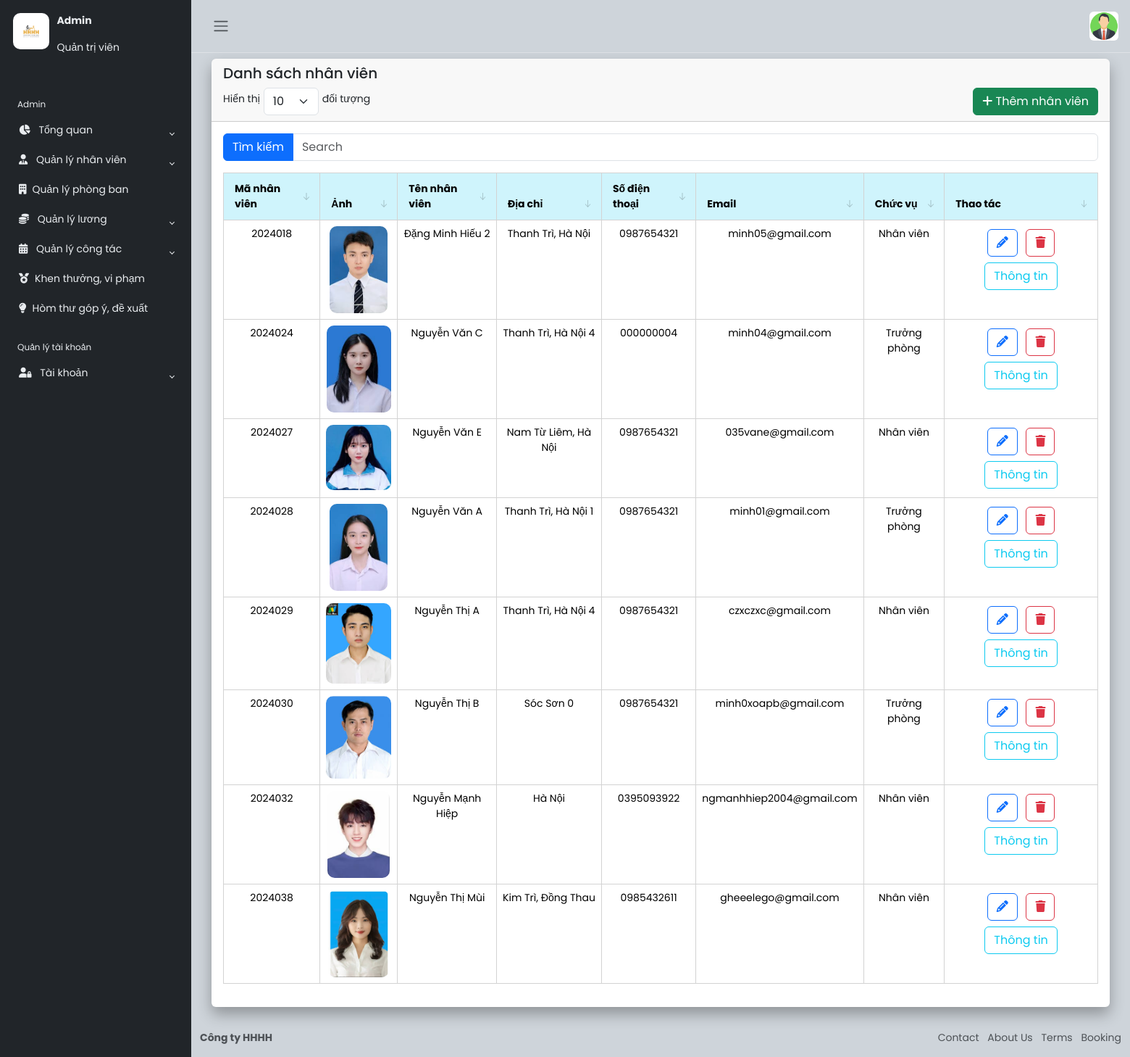
Screenshot of /TongQuan/dsnhanvien.php (signed in) with the database file from the repository.
### tables this page shows
CREATE TABLE `nhanvien` (
  `MANV` int(11) NOT NULL,
  `TENNV` varchar(50) NOT NULL,
  `GIOITINH` varchar(5) NOT NULL,
  `NGAYSINH` varchar(15) NOT NULL,
  `DIACHI` varchar(255) NOT NULL,
  `SDT` varchar(255) NOT NULL,
  `EMAIL` varchar(100) NOT NULL,
  `NGAYVAOLAM` varchar(15) NOT NULL,
  `MAPHONGBAN` int(11) DEFAULT NULL,
  `CMND` varchar(200) NOT NULL,
  `BANGCAP` varchar(45) NOT NULL,
  `QUYENHAN` varchar(45) DEFAULT NULL,
  `TENTAIKHOAN` varchar(45) DEFAULT NULL,
  `MATKHAU` longtext DEFAULT NULL,
  `BACLUONG` varchar(60) DEFAULT NULL,
  `MAHOPDONG` int(11) DEFAULT NULL,
  `CHUCVU` varchar(45) DEFAULT NULL,
  `ANHNV` varchar(255) NOT NULL DEFAULT 'profile.jpg'
);

### TongQuan/dsnhanvien.php (the view, shortened to what this page needs)
<?php include('../menu.php'); ?>
<main class="content">
  <div class="container-fluid">
    <div class="row">
      <div class="col-12 d-flex">
        <div class="card border-0">
          <div class="card-header">
            <h5 class="card-title">Danh sách nhân viên</h5>
            <div class="d-flex justify-content-between">
              <div class="entries-select">
                <label for="entriesSelect" class="form-label">Hiển thị</label>
                <select id="entriesSelect" class="form-select" style="width: auto; ">
                  <option value="10">10</option>
                </select>
                <label for="entriesSelect" class="form-label">đối tượng</label>
              </div>
              <div class="d-flex align-items-center">
                <button type="button" class="btn btn-success" data-bs-toggle="modal" data-bs-target="#myModal"><i
                    class="fa fa-plus" aria-hidden="true"></i>
                  Thêm nhân viên
                </button>
              </div>
            </div>
          </div>
          <div class="card-body flex-column">
            <action-table>
              <div>
                <action-table-filters>
                  <div class="flex flex-col">
                    <div>
                      <div class="input-group mb-3 col-5">
                        <button class="btn btn-primary" type="button" id="button-addon1">Tìm kiếm</button>
                        <input class="form-control " aria-describedby="basic-addon1" id="action-table-search"
                          name="action-table" type="search" placeholder="Search">
                      </div>
                    </div>
                  </div>
                </action-table-filters>
              </div>
              <table class="table text-center table-hover">
                <thead class="table-info" style="top: 0; position: sticky;">
                  <tr>
                    <th>Mã nhân viên</th>
                    <th>Ảnh</th>
                    <th>Tên nhân viên</th>
                    <th>Địa chỉ</th>
                    <th>Số điện thoại</th>
                    <th>Email</th>
                    <th>Chức vụ</th>
                    <th>Thao tác</th>
                  </tr>
                </thead>
                <tbody>
                  <?php
                  require_once '../connect.php';
                  $stmt = $conn->prepare("SELECT * FROM NHANVIEN WHERE CHUCVU NOT LIKE 'admin'");
                  $stmt->execute();
                  foreach ($stmt->fetchAll() as $r) {
                    ?>
                    <tr>
                      <td><?php echo $r['MANV']; ?> </td>
                      <td><img src="../image/<?php echo $r['ANHNV']; ?>" alt="loi" style="max-width: 90px; max-height: 120px; object-fit: cover; border-radius: 10px"></td>
                      <td><?php echo $r['TENNV']; ?></td>
                      <td><?php echo $r['DIACHI']; ?></td>
                      <td><?php echo $r['SDT']; ?></td>
                      <td><?php echo $r['EMAIL']; ?></td>
                      <td><?php echo $r['CHUCVU']; ?></td>
                      <td><a href="suanhanvien.php?xid=<?php echo $r['MANV']; ?>" class="btn btn-outline-primary m-1"><i
                            class="fa fa-solid fa-pencil" aria-hidden="true"></i>
                        </a>
                        <a onclick="return confirm('Xác nhận xóa');" href="xoanhanvien.php?xid=<?php echo $r['MANV']; ?>"
                          class="btn btn-outline-danger m-1"><i class="fa-solid fa-trash" aria-hidden="true"></i>
                        </a>
                        <a href="xemthongtin.php?xid=<?php echo $r['MANV']; ?> " class="btn btn-outline-info m-1">Thông
                          tin</a>
                      </td>
                    </tr>
                    <?php
                  }
                  ?>
                </tbody>
              </table>
            </action-table>
          </div>
        </div>
      </div>
    </div>
  </div>
</main>
<?php include('../footer.php'); ?>

### menu.php (shortened to what this page needs)
<?php
$timestamp = time();
?>
<!DOCTYPE html>
<html lang="en" data-bs-theme="light">
<head>
  <link rel="stylesheet" href="https://cdn.jsdelivr.net/npm/bootstrap@5.3.3/dist/css/bootstrap.min.css"
 />
  <link rel="stylesheet" href="https://cdnjs.cloudflare.com/ajax/libs/font-awesome/6.7.1/css/all.min.css"
 />
      <link rel="stylesheet" href="../table/action-table.css">
  <link rel="stylesheet" href="../css/style.css?<?php echo $timestamp?>" />
  <link rel="stylesheet" href="../css/index.css?<?php echo $timestamp?>" />
  <link rel="stylesheet" href="../css/toast.css?<?php echo $timestamp?>" />
</head>
<div class="wrapper">
  <aside id="sidebar" class="js-sidebar">
    <div class="h-100 fixed-element">
      <div class="sidebar-logo">
        <a href=""><img src="../image/logoHHH.jpg" alt="Lối"
            style="height: 50px; width: 50px; border-radius: 10px" /></a>
        <div>
          <p><b>Admin</b></p>
          <p>Quản trị viên</p>
        </div>
      </div>
      <ul class="sidebar-nav">
        <li class="sidebar-header">Admin</li>
        <li class="sidebar-item">
          <a href="#" class="sidebar-link collapsed" data-bs-target="#pages" data-bs-toggle="collapse"
            aria-expanded="false"><i class="fa-solid fa-chart-pie pe-2"></i>
            Tổng quan
          </a>
        </li>
        <li class="sidebar-item">
          <a href="#" class="sidebar-link collapsed" data-bs-target="#dsnv" data-bs-toggle="collapse"
            aria-expanded="false"><i class="fa-solid fa-user-tie pe-2"></i>
            Quản lý nhân viên
          </a>
        </li>
        <li class="sidebar-item">
          <a href="../QLPBan/qlphongban.php" class="sidebar-link collapsed">
            <i class="fa-solid fa-building pe-2"></i>Quản lý phòng ban</a>
        </li>
        <li class="sidebar-item">
          <a href="#" class="sidebar-link collapsed" data-bs-target="#luong" data-bs-toggle="collapse"
            aria-expanded="false"><i class="fa-solid fa-coins pe-2"></i>
            Quản lý lương
          </a>
        </li>
        <li class="sidebar-item">
          <a href="#" class="sidebar-link collapsed" data-bs-target="#congtac" data-bs-toggle="collapse"
            aria-expanded="false"><i class="fa-solid fa-calendar-days pe-2"></i>
            Quản lý công tác
          </a>
        </li>
        <li class="sidebar-item">
          <a href="../Danhgia/danhgia.php" class="sidebar-link collapsed">
            <i class="fa-solid fa-medal pe-2"></i>Khen thưởng, vi phạm</a>
        </li>
        <li class="sidebar-item">
          <a href="../Gopy/gopy.php" class="sidebar-link collapsed">
          <i class="fa-solid fa-lightbulb pe-2"></i>Hòm thư góp ý, đề xuất</a>
        </li>
        <li class="sidebar-header">Quản lý tài khoản</li>
        <li class="sidebar-item">
          <a href="#" class="sidebar-link collapsed" data-bs-target="#auth" data-bs-toggle="collapse"
            aria-expanded="false"><i class="fa-solid fa-user-lock pe-2"></i>
            Tài khoản
          </a>
        </li>
      </ul>
    </div>
  </aside>
  <div class="main">
    <nav class="navbar navbar-expand px-3 border-bottom">
      <button class="btn" id="sidebar-toggle" type="button">
        <span class="navbar-toggler-icon"></span>
      </button>
      <div class="navbar-collapse navbar">
        <ul class="navbar-nav">
          <li class="nav-item dropdown">
            <a href="#" data-bs-toggle="dropdown" class="nav-icon pe-md-0">
              <img src="../image/usernam.jpg" class="avatar img-fluid rounded" alt="" />
            </a>
          </li>
        </ul>
      </div>
    </nav>
    <main class="content px-3 py-2">

### footer.php (shortened to what this page needs)
</main>
<footer class="footer">
    <div class="container-fluid">
        <div class="row text-muted">
            <div class="col-6 text-start">
                <p class="mb-0">
                    <a href="#" class="text-muted">
                        <strong>Công ty HHHH</strong>
                    </a>
                </p>
            </div>
            <div class="col-6 text-end">
                <ul class="list-inline">
                    <li class="list-inline-item">
                        <a href="#" class="text-muted">Contact</a>
                    </li>
                    <li class="list-inline-item">
                        <a href="#" class="text-muted">About Us</a>
                    </li>
                    <li class="list-inline-item">
                        <a href="#" class="text-muted">Terms</a>
                    </li>
                    <li class="list-inline-item">
                        <a href="#" class="text-muted">Booking</a>
                    </li>
                </ul>
            </div>
        </div>
    </div>
</footer>
</div>
</div>
</html>

### table/action-table.css (style rules this page uses)
action-table { display:block;--highlight: paleturquoise;--focus: dodgerblue;--star-checked: orange;--star-unchecked: gray;--switch-checked: green;--switch-unchecked: lightgray;--border: 1px solid lightgray;--border-radius: .2em;--th-bg: whitesmoke;--th-sorted: rgb(244, 220, 188);--col-sorted: rgb(255, 253, 240);--td-options-bg: whitesmoke;--page-btn: whitesmoke;--page-btn-active: rgb(244, 220, 188);--responsive-scroll-gradient: linear-gradient(to right, #fff 30%, rgba(255, 255, 255, 0)), linear-gradient(to right, rgba(255, 255, 255, 0), #fff 70%) 0 100%, radial-gradient(farthest-side at 0% 50%, rgba(0, 0, 0, .2), rgba(0, 0, 0, 0)), radial-gradient(farthest-side at 100% 50%, rgba(0, 0, 0, .2), rgba(0, 0, 0, 0)) 0 100% }
action-table :where(table) { border-collapse:collapse;margin:1em 0;max-width:100%;overflow:auto;display:block;background:var(--responsive-scroll-gradient);background-repeat:no-repeat;background-size:40px 100%,40px 100%,14px 100%,14px 100%;background-position:0 0,100%,0 0,100%;background-attachment:local,local,scroll,scroll }
action-table :where(th) { border:var(--border);padding:0;text-align:left;background:var(--th-bg) }
action-table :where(td) { border:var(--border);padding:.2em .4em }
action-table :where(select,input,button) { font-size:inherit }
action-table :where(input[type=search],select) { border:var(--border);border-radius:var(--border-radius) }
action-table :where(button) { cursor:pointer }

### css/style.css (style rules this page uses)
a { cursor: pointer; text-decoration: none; font-family: "Poppins", sans-serif; }
li { list-style: none; }
.wrapper { align-items: stretch; display: flex; width: 100%; }
#sidebar { max-width: 264px; min-width: 264px; background: var(--bs-dark); transition: all 0.35s ease-in-out; }
.main { display: flex; flex-direction: column; min-height: 100vh; min-width: 0; overflow: hidden; transition: all 0.35s ease-in-out; width: 100%; background: var(--bs-dark-bg-subtle); }
.sidebar-logo { margin-bottom: 0px; padding: 1.15rem; display: flex; }
.sidebar-logo p { padding-left: 10px; color: #e9ecef; }
.sidebar-nav { list-style: none; margin-bottom: 0; padding-left: 0; margin-left: 0; }
.sidebar-header { color: #e9ecef; font-size: 0.75rem; padding: 1.5rem 1.5rem 0.375rem; }
a.sidebar-link { padding: 0.625rem 1.625rem; color: #e9ecef; position: relative; display: block; font-size: 0.875rem; }
.sidebar-link[data-bs-toggle="collapse"]::after { border: solid; border-width: 0 0.075rem 0.075rem 0; content: ""; display: inline-block; padding: 2px; position: absolute; right: 1.5rem; top: 1.4rem; transform: rotate(-135deg); transition: all 0.2s ease-out; }
.sidebar-link[data-bs-toggle="collapse"].collapsed::after { transform: rotate(45deg); transition: all 0.2s ease-out; }
.avatar { height: 40px; width: 40px; }
.navbar-expand .navbar-nav { margin-left: auto; }
.content { flex: 1; max-width: 100vw; width: 100vw; }
@media (min-width: 768px) { .content { max-width: auto; width: auto; } }
.card { box-shadow: 0 0 0.875rem 0 rgba(34, 46, 60, 0.05); margin-bottom: 24px; width: 100vw; }
.entries-select { display: flex; align-items: center; gap: 5px; }

### css/index.css (style rules this page uses)
* { padding: 0; margin: 0; }
a { text-decoration: none; color: #53585e; }
.card { box-shadow: 0px 10px 20px rgba(0, 0, 0, 0.3); }

### rows the page displays
nhanvien: MANV "2024018", ANHNV (picture), TENNV "Đặng Minh Hiếu 2", DIACHI "Thanh Trì, Hà Nội", SDT "0987654321", EMAIL "minh05@gmail.com", CHUCVU "Nhân viên"
nhanvien: MANV "2024024", ANHNV (picture), TENNV "Nguyễn Văn C", DIACHI "Thanh Trì, Hà Nội 4", SDT "000000004", EMAIL "minh04@gmail.com", CHUCVU "Trưởng phòng"
nhanvien: MANV "2024027", ANHNV (picture), TENNV "Nguyễn Văn E", DIACHI "Nam Từ Liêm, Hà Nội", SDT "0987654321", EMAIL "035vane@gmail.com", CHUCVU "Nhân viên"
nhanvien: MANV "2024028", ANHNV (picture), TENNV "Nguyễn Văn A", DIACHI "Thanh Trì, Hà Nội 1", SDT "0987654321", EMAIL "minh01@gmail.com", CHUCVU "Trưởng phòng"
nhanvien: MANV "2024029", ANHNV (picture), TENNV "Nguyễn Thị A", DIACHI "Thanh Trì, Hà Nội 4", SDT "0987654321", EMAIL "czxczxc@gmail.com", CHUCVU "Nhân viên"
nhanvien: MANV "2024030", ANHNV (picture), TENNV "Nguyễn Thị B", DIACHI "Sóc Sơn 0", SDT "0987654321", EMAIL "minh0xoapb@gmail.com", CHUCVU "Trưởng phòng"
nhanvien: MANV "2024032", ANHNV (picture), TENNV "Nguyễn Mạnh Hiệp", DIACHI "Hà Nội", SDT "0395093922", EMAIL "ngmanhhiep2004@gmail.com", CHUCVU "Nhân viên"
nhanvien: MANV "2024038", ANHNV (picture), TENNV "Nguyễn Thị Mùi", DIACHI "Kim Trì, Đồng Thau", SDT "0985432611", EMAIL "gheeelego@gmail.com", CHUCVU "Nhân viên"
